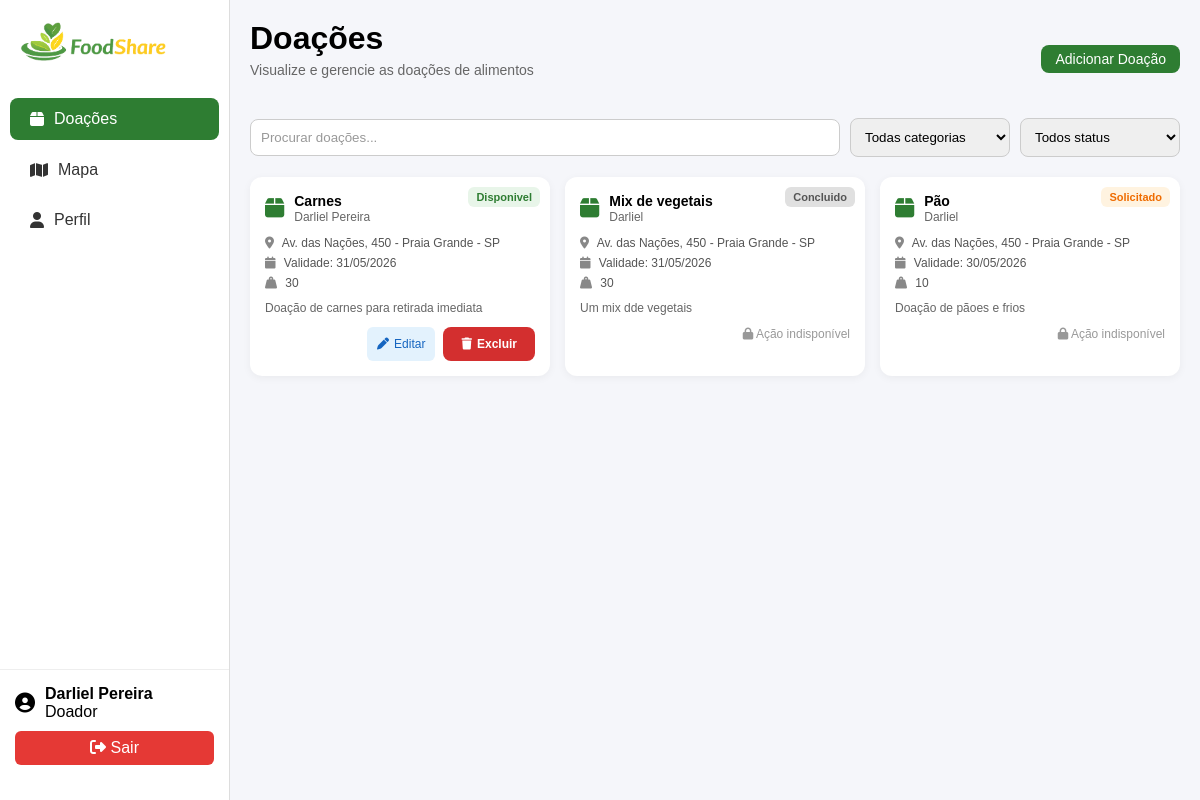
The app's page /View/doacoes.php (signed in) with its own data.
### tables this page shows
CREATE TABLE `doacoes` (
  `id` int(11) NOT NULL,
  `doador_id` int(11) NOT NULL,
  `descricao` text DEFAULT NULL,
  `tipo_alimento` varchar(100) DEFAULT NULL,
  `quantidade` int(11) NOT NULL,
  `data_disponivel` date DEFAULT NULL,
  `status` varchar(50) DEFAULT 'disponivel',
  `endereco` varchar(255) DEFAULT NULL,
  `origem` varchar(100) DEFAULT NULL,
  `peso` varchar(50) DEFAULT NULL,
  `receptor_id` int(11) DEFAULT NULL
);

### Model/Doacao.php (called while the page is built, shortened)
<?php
class Doacao {
    public function listarDoacoes() {
        $conexao = new ConexaoBD();
        $pdo = $conexao->conectar();
        $stmt = $pdo->prepare("SELECT * FROM doacoes ORDER BY id DESC");
        $stmt->execute();
        return $stmt->fetchAll(PDO::FETCH_ASSOC);
    }
}
?>

### includes/components/cards_doacao.php (the view, shortened to what this page needs)
<?php
$tipoUsuario = strtolower($_SESSION['user']['tipo'] ?? '');
$meuId = $_SESSION['user']['id'] ?? 0;
$isAdmin = ($tipoUsuario === 'admin');
$isDoador = ($tipoUsuario === 'doador');
$isReceptor = ($tipoUsuario === 'instituicao');
$podeEditarExcluir = ($isAdmin || $isDoador) && $doacao['status'] === 'disponivel';
$podeSolicitar = $isReceptor && $doacao['status'] === 'disponivel';
$podeConfirmar = $isReceptor && $doacao['status'] === 'solicitado' && $doacao['receptor_id'] == $meuId;
?>
<div
    class="card-doacao"
    data-titulo="<?= htmlspecialchars(strtolower($doacao['titulo'])) ?>"
    data-origem="<?= htmlspecialchars(strtolower($doacao['origem'])) ?>"
    data-status="<?= $doacao['status'] ?>"
    data-categoria="<?= $doacao['categoria'] ?? '' ?>"
>
    <span class="status <?= $doacao['status'] ?>">
        <?= ucfirst($doacao['status']) ?>
    </span>
    <div class="card-top">
        <i class="fa-solid fa-box"></i>
        <div>
            <strong><?= htmlspecialchars($doacao['titulo']) ?></strong>
            <p><?= htmlspecialchars($doacao['origem']) ?></p>
        </div>
    </div>
    <div class="card-info">
        <p><i class="fa-solid fa-location-dot"></i> <?= htmlspecialchars($doacao['endereco']) ?></p>
        <p><i class="fa-solid fa-calendar"></i> Validade: <?= htmlspecialchars($doacao['validade']) ?></p>
        <p><i class="fa-solid fa-weight-hanging"></i> <?= htmlspecialchars($doacao['peso']) ?></p>
        <p class="descricao"><?= htmlspecialchars($doacao['descricao']) ?></p>
    </div>
    <div class="card-actions">
        <?php if ($podeEditarExcluir): ?>
            <button
                type="button"
                class="btn-edit"
                data-id="<?= $doacao['id'] ?>"
                data-titulo="<?= htmlspecialchars($doacao['titulo']) ?>"
                data-descricao="<?= htmlspecialchars($doacao['descricao']) ?>"
                data-peso="<?= htmlspecialchars($doacao['peso']) ?>"
                data-validade="<?= htmlspecialchars($doacao['validade']) ?>"
            >
                <i class="fa-solid fa-pen"></i> Editar
            </button>
            <a
                href="../Controller/ExcluirDoacaoController.php?id=<?= $doacao['id'] ?>"
                class="btn-delete"
                onclick="return confirm('Tem certeza que deseja excluir esta doação?')"
                style="text-decoration: none;"
            >
                <i class="fa-solid fa-trash"></i> Excluir
            </a>
        <?php else: ?>
            <span style="font-size: 12px; color: #999;">
                <i class="fa-solid fa-lock"></i> Ação indisponível
            </span>
        <?php endif; ?>
    </div>
</div>

### View/doacoes.php (shortened to what this page needs)
<?php
require '../Model/Doacao.php';
$model = new Doacao();
$doacoesBanco = $model->listarDoacoes();
$doacoes = [];
foreach ($doacoesBanco as $d) {
    $dataValidade = !empty($d['data_disponivel']) ? date('d/m/Y', strtotime($d['data_disponivel'])) : 'Não informada';
    $textoCompleto = $d['descricao'] ?? '';
    $partes = explode(' - ', $textoCompleto, 2);
    if (count($partes) > 1) {
        $tituloCard = trim($partes[0]);
        $descricaoCard = trim($partes[1]);
    } else {
        $tituloCard = ucfirst($d['tipo_alimento'] ?? 'Alimento');
        $descricaoCard = $textoCompleto;
    }
    $doacoes[] = [
        'id'        => $d['id'],
        'titulo'    => $tituloCard,
        'origem'    => $d['origem'] ?? 'Desconhecido',
        'status'    => $d['status'] ?? 'disponivel',
        'categoria' => strtolower($d['tipo_alimento'] ?? ''),
        'endereco'  => $d['endereco'] ?? 'Não informado',
        'validade'  => $dataValidade,
        'peso'      => $d['peso'] ?? $d['quantidade'] . 'kg',
        'descricao' => $descricaoCard,
        'receptor_id' => $d['receptor_id'] ?? null
    ];
}
$busca = $_GET['busca'] ?? '';
$status = $_GET['status'] ?? '';
$categoria = $_GET['categoria'] ?? '';
$doacoesFiltradas = array_filter($doacoes, function($d) use ($busca, $status, $categoria) {
    $matchBusca = empty($busca) || stripos($d['titulo'], $busca) !== false || stripos($d['origem'], $busca) !== false;
    $matchStatus = empty($status) || $d['status'] === $status;
    $matchCategoria = empty($categoria) || $d['categoria'] === $categoria;
    return $matchBusca && $matchStatus && $matchCategoria;
});
$porPagina = 9;
$paginaAtual = $_GET['page'] ?? 1;
$inicio = ($paginaAtual - 1) * $porPagina;
$doacoesPaginadas = array_slice($doacoesFiltradas, $inicio, $porPagina);
?>
<!DOCTYPE html>
<html lang="pt-br">
<head>
    <link rel="stylesheet" href="../css/style.css">
    <link rel="stylesheet" href="https://cdnjs.cloudflare.com/ajax/libs/font-awesome/6.5.0/css/all.min.css">
</head>
<body>
<?php require_once '../includes/sidebar.php'; ?>
<main class="dashboard">
    <div class="top-bar">
        <div>
            <h1>Doações</h1>
            <p class="subtitle">Visualize e gerencie as doações de alimentos</p>
        </div>
        <?php if ($_SESSION['user']['tipo'] !== 'instituicao'): ?>
            <a href="nova_doacao.php" class="btn btn-register">Adicionar Doação</a>
        <?php endif; ?>
    </div>
    <?php include '../includes/components/filtros_doacoes.php'; ?>
    <div class="grid-doacoes">
        <?php if (!empty($doacoesPaginadas)): ?>
            <?php foreach ($doacoesPaginadas as $doacao): ?>
                <?php require '../includes/components/cards_doacao.php'; ?>
            <?php endforeach; ?>
        <?php else: ?>
            <p class="empty">Nenhuma doação encontrada.</p>
        <?php endif; ?>
    </div>
</main>
</body>
</html>

### css/style.css (style rules this page uses)
* { margin: 0; padding: 0; box-sizing: border-box; }
body { font-family: Arial, Helvetica, sans-serif; background-color: #f2f2f2; }
.btn { padding: 6px 14px; border-radius: 8px; text-decoration: none; font-size: 14px; margin-left: 10px; }
.btn-register { background-color: #2e7d32; color: #fff; }
.subtitle { font-size: 13px; color: #666; margin-bottom: 20px; text-align: center; }
.status { font-size: 11px; padding: 4px 8px; border-radius: 6px; font-weight: bold; }
.status.disponivel { background-color: #e8f5e9; color: #2e7d32; }
.status.solicitado { background-color: #fff3e0; color: #ef6c00; }
.status.concluido { background-color: #e0e0e0; color: #555; }
body { background-color: #f5f6fa; }
.dashboard { margin-left: 230px; padding: 20px; width: calc(100% - 230px); box-sizing: border-box; }
.dashboard h1 { margin-bottom: 5px; }
.dashboard .subtitle { margin-bottom: 20px; color: #666; font-size: 14px; text-align: left; }
.card-doacao { background: #fff; border-radius: 12px; padding: 15px; box-shadow: 0 2px 8px rgba(0,0,0,0.05); display: flex; flex-direction: column; gap: 12px; position: relative; }
.card-doacao .status { position: absolute; top: 10px; right: 10px; font-size: 11px; padding: 4px 8px; border-radius: 6px; font-weight: bold; }
.card-top { display: flex; align-items: center; gap: 10px; }
.card-top i { font-size: 22px; color: #2e7d32; }
.card-top strong { font-size: 14px; }
.card-top p { font-size: 12px; color: #666; }
.card-info { font-size: 12px; color: #555; display: flex; flex-direction: column; gap: 6px; }
.card-info i { margin-right: 5px; color: #888; }
.descricao { margin-top: 5px; color: #666; }
.card-actions { display: flex; justify-content: flex-end; }
.btn-delete { background-color: #e53935; color: #fff; border: none; padding: 6px 10px; border-radius: 6px; cursor: pointer; font-size: 12px; display: flex; align-items: center; gap: 5px; }
.btn-edit { background-color: #e3f2fd; color: #1565c0; border: none; padding: 6px 10px; border-radius: 6px; font-size: 12px; text-decoration: none; display: flex; align-items: center; gap: 5px; margin-right: 8px; }
.top-bar { display: flex; justify-content: space-between; align-items: center; margin-bottom: 20px; }
.grid-doacoes { display: grid; grid-template-columns: repeat(3, 1fr); gap: 15px; }
.btn-delete { background-color: #d32f2f; color: #fff; padding: 10px 18px; border-radius: 8px; font-weight: bold; font-size: 12px; cursor: pointer; transition: 0.3s; border: none; }

### records on screen
doacoes: status "Disponivel", titulo "Carnes", origem "Darliel Pereira", endereco "Av. das Nações, 450 - Praia Grande - SP", validade "31/05/2026", peso "30", descricao "Doação de carnes para retirada imediata"
doacoes: status "Concluido", titulo "Mix de vegetais", origem "Darliel", endereco "Av. das Nações, 450 - Praia Grande - SP", validade "31/05/2026", peso "30", descricao "Um mix dde vegetais", shows "Ação indisponível"
doacoes: status "Solicitado", titulo "Pão", origem "Darliel", endereco "Av. das Nações, 450 - Praia Grande - SP", validade "30/05/2026", peso "10", descricao "Doação de pãoes e frios", shows "Ação indisponível"

### other values on screen
mb_strimwidth($_SESSION['user']['nome'] ?? 'Usuário', 0, 18, '...') "Darliel Pereira"
$_SESSION['user']['tipo'] "Doador"
